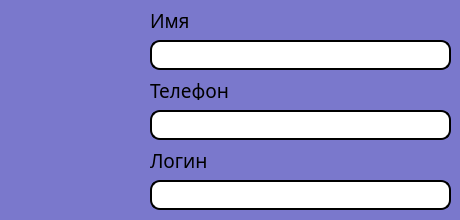
<?xml version="1.0" encoding="UTF-8"?>
<ui version="4.0">
 <class>Form</class>
 <widget class="QWidget" name="Form">
  <property name="geometry">
   <rect>
    <x>0</x>
    <y>0</y>
    <width>460</width>
    <height>220</height>
   </rect>
  </property>
  <property name="minimumSize">
   <size>
    <width>460</width>
    <height>220</height>
   </size>
  </property>
  <property name="maximumSize">
   <size>
    <width>460</width>
    <height>220</height>
   </size>
  </property>
  <property name="windowTitle">
   <string>Form</string>
  </property>
  <property name="styleSheet">
   <string notr="true">background-color: rgb(122, 120, 204);</string>
  </property>
  <widget class="QLabel" name="label">
   <property name="geometry">
    <rect>
     <x>10</x>
     <y>10</y>
     <width>131</width>
     <height>191</height>
    </rect>
   </property>
   <property name="text">
    <string/>
   </property>
  </widget>
  <widget class="QLineEdit" name="fullNameEdit">
   <property name="geometry">
    <rect>
     <x>150</x>
     <y>40</y>
     <width>301</width>
     <height>30</height>
    </rect>
   </property>
   <property name="font">
    <font>
     <family>Calibri Light</family>
     <pointsize>14</pointsize>
    </font>
   </property>
   <property name="styleSheet">
    <string notr="true">background-color: rgb(255, 255, 255);
border-radius: 10px;
border: 2px solid black;</string>
   </property>
  </widget>
  <widget class="QLineEdit" name="phoneNumberEdit">
   <property name="geometry">
    <rect>
     <x>150</x>
     <y>110</y>
     <width>301</width>
     <height>30</height>
    </rect>
   </property>
   <property name="font">
    <font>
     <family>Calibri Light</family>
     <pointsize>14</pointsize>
    </font>
   </property>
   <property name="styleSheet">
    <string notr="true">background-color: rgb(255, 255, 255);
border-radius: 10px;
border: 2px solid black;</string>
   </property>
  </widget>
  <widget class="QLineEdit" name="loginEdit">
   <property name="geometry">
    <rect>
     <x>150</x>
     <y>180</y>
     <width>301</width>
     <height>30</height>
    </rect>
   </property>
   <property name="font">
    <font>
     <family>Calibri Light</family>
     <pointsize>14</pointsize>
    </font>
   </property>
   <property name="styleSheet">
    <string notr="true">background-color: rgb(255, 255, 255);
border-radius: 10px;
border: 2px solid black;</string>
   </property>
  </widget>
  <widget class="QLabel" name="label_2">
   <property name="geometry">
    <rect>
     <x>150</x>
     <y>10</y>
     <width>55</width>
     <height>20</height>
    </rect>
   </property>
   <property name="font">
    <font>
     <family>Calibri Light</family>
     <pointsize>14</pointsize>
    </font>
   </property>
   <property name="text">
    <string>Имя</string>
   </property>
  </widget>
  <widget class="QLabel" name="label_3">
   <property name="geometry">
    <rect>
     <x>150</x>
     <y>80</y>
     <width>91</width>
     <height>20</height>
    </rect>
   </property>
   <property name="font">
    <font>
     <family>Calibri Light</family>
     <pointsize>14</pointsize>
    </font>
   </property>
   <property name="text">
    <string>Телефон</string>
   </property>
  </widget>
  <widget class="QLabel" name="label_4">
   <property name="geometry">
    <rect>
     <x>150</x>
     <y>150</y>
     <width>91</width>
     <height>20</height>
    </rect>
   </property>
   <property name="font">
    <font>
     <family>Calibri Light</family>
     <pointsize>14</pointsize>
    </font>
   </property>
   <property name="text">
    <string>Логин</string>
   </property>
  </widget>
 </widget>
 <resources/>
 <connections/>
</ui>
